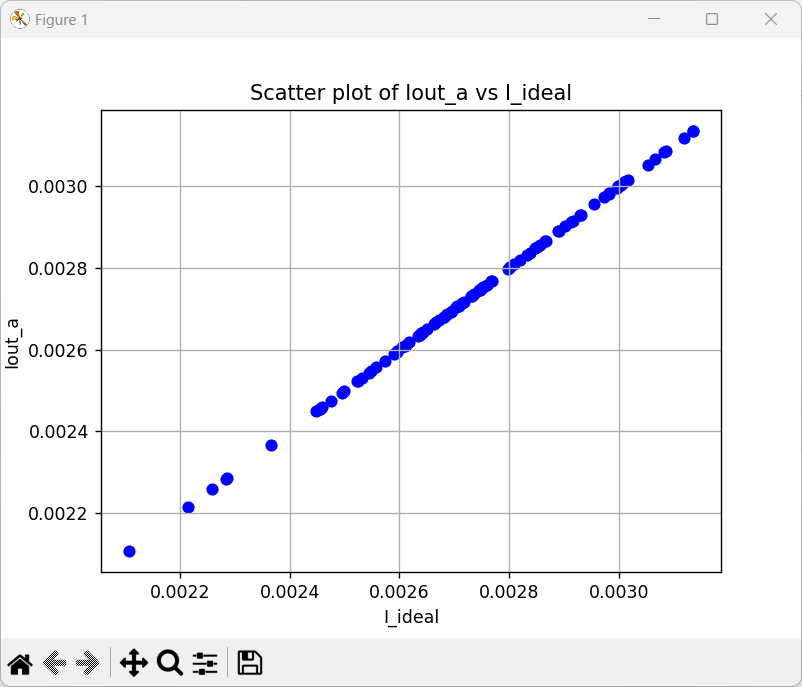

Reproduce this figure in Python.
import numpy as np
import matplotlib.pyplot as plt

N = 100
V_in = np.random.uniform(0, 1, N)
G = np.random.uniform(10e-6, 100e-6, N)


Iout_a = np.sum(V_in * G)
I_ideal = np.sum(V_in * G)

print("Total output current Iout_a:", Iout_a)

Iout_results = []
Iideal_results = []

for _ in range(100):  # Run 100 different tests
    V_in_test = np.random.uniform(0, 1, N)
    G_test = np.random.uniform(10e-6, 100e-6, N)
    I_out_test = np.sum(V_in_test * G_test)
    I_ideal_test = np.sum(V_in_test * G_test)
    Iout_results.append(I_out_test)
    Iideal_results.append(I_ideal_test)

plt.scatter(Iideal_results, Iout_results, color='blue')
plt.xlabel('I_ideal')
plt.ylabel('Iout_a')
plt.title('Scatter plot of Iout_a vs I_ideal')
plt.grid(True)
plt.show()
